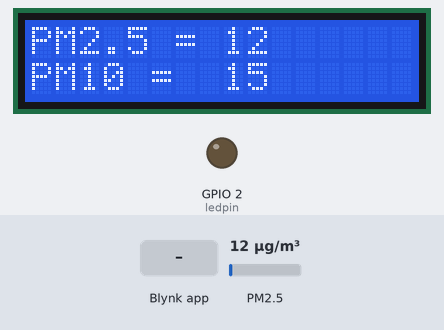
A sketch run on a simulated ESP32. On the bench: 16×2 character LCD, output pins drawn as LEDs (lit = HIGH). Inputs (shaded band) come from the test bench; at power-on: PM2.5 12 µg/m³. WiFi joins after 1.5 s; servers stay silent unless stated; what the sketch prints to the serial monitor is not drawn.

Above: at 3.0 s.
3.1 s: Blynk app writes 1 to V0
At 5.0 s:
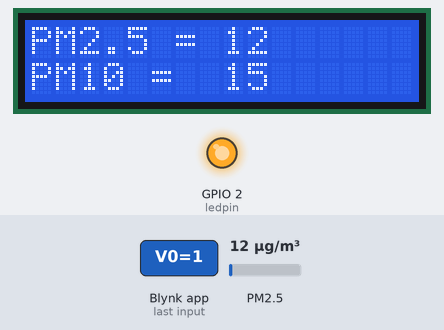
9.1 s: PM2.5 set to 6 µg/m³
At 11.1 s:
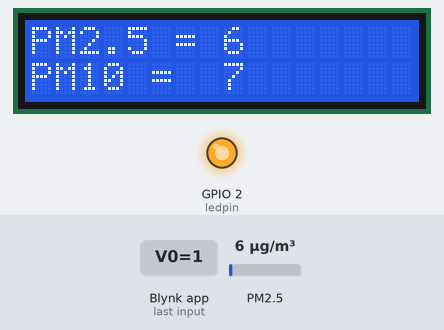
13.5 s: PM2.5 set to 75 µg/m³
At 14.7 s:
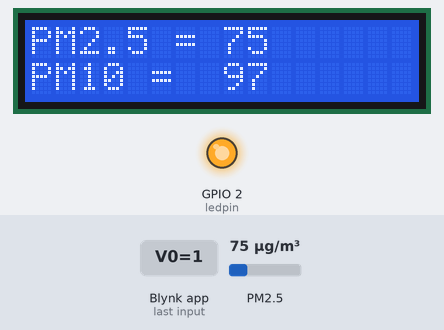
17.5 s: PM2.5 set to 150 µg/m³
At 18.4 s:
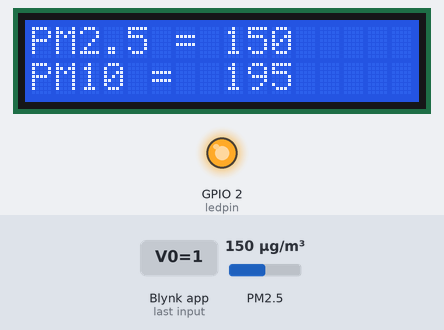
Timing chart, 0 to 20.5 s (numbered marks = the images above; inputs shaded):
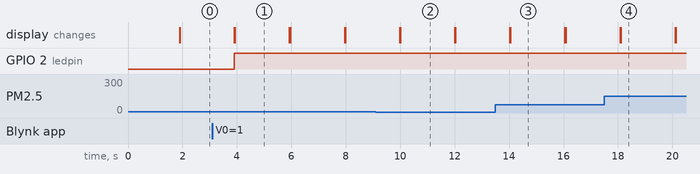

Measured:
- after the input at 3.1 s, GPIO 2 (ledpin): LOW → HIGH after 0.81 s
- after the input at 9.1 s, the display: first differs from a run without the input after 0.90 s (image 2)
- after the input at 13.5 s, the display: first differs from a run without the input after 0.55 s (image 3)
- after the input at 17.5 s, the display: first differs from a run without the input after 0.60 s (image 4)
- what the display in image 1 shows lasts 2.0 s, from 3.9 s to 5.9 s

The sketch:

iot_blynk.ino
```cpp
#define BLYNK_TEMPLATE_ID "TMPL6sW81VYex"
#define BLYNK_TEMPLATE_NAME "PM IOT"
#define BLYNK_AUTH_TOKEN "aayvLpSghbn9aiK1us1mvQqAlIFOn9FS"

// WiFi and Blynk
#include <WiFi.h>
#include <WiFiClient.h>
#include <BlynkSimpleEsp32.h>

// PMS Sensor & LCD
#include "PMS.h"
#include <Wire.h>
#include <LiquidCrystal_I2C.h>

// WiFi credentials
char ssid[] = "SnowyZ";
char pass[] = "00000000";

// Blynk LED control
int ledpin = 2;

// Initialize LCD
LiquidCrystal_I2C lcd(0x27, 16, 2);

// PMS7003 Sensor on Serial2
PMS pms(Serial2);
PMS::DATA data;

// Handle LED toggle from Blynk app (V0)
BLYNK_WRITE(V0)
{
  int value = param.asInt();
  digitalWrite(ledpin, value);
}

void setup()
{
  Serial.begin(9600);
  Serial2.begin(9600);  // PMS7003 sensor on Serial2

  pinMode(ledpin, OUTPUT);

  lcd.init();
  lcd.backlight();
  lcd.setCursor(0, 0);
  lcd.print("Connecting...");

  // Connect to WiFi and Blynk
  Blynk.begin(BLYNK_AUTH_TOKEN, ssid, pass);

  lcd.clear();
}

void loop()
{
  Blynk.run();

  // Read PM sensor data
  if (pms.read(data)) {
    // Debug print
    Serial.print("PM 1.0 (ug/m3): ");
    Serial.println(data.PM_AE_UG_1_0);

    Serial.print("PM 2.5 (ug/m3): ");
    Serial.println(data.PM_AE_UG_2_5);

    Serial.print("PM 10.0 (ug/m3): ");
    Serial.println(data.PM_AE_UG_10_0);

    // Display on LCD
    lcd.setCursor(0, 0);
    lcd.print("PM2.5 = ");
    lcd.setCursor(8, 0);
    lcd.print(data.PM_AE_UG_2_5);

    lcd.setCursor(0, 1);
    lcd.print("PM10 = ");
    lcd.setCursor(8, 1);
    lcd.print(data.PM_AE_UG_10_0);

    // Send PM2.5 value to Blynk (V1)
    Blynk.virtualWrite(V1, data.PM_AE_UG_2_5);

    // Send PM2.5 value to Blynk (V2)
    Blynk.virtualWrite(V2, data.PM_AE_UG_10_0);

    delay(2000); // Allow LCD to display before clearing
    lcd.clear();
  }
}
```
